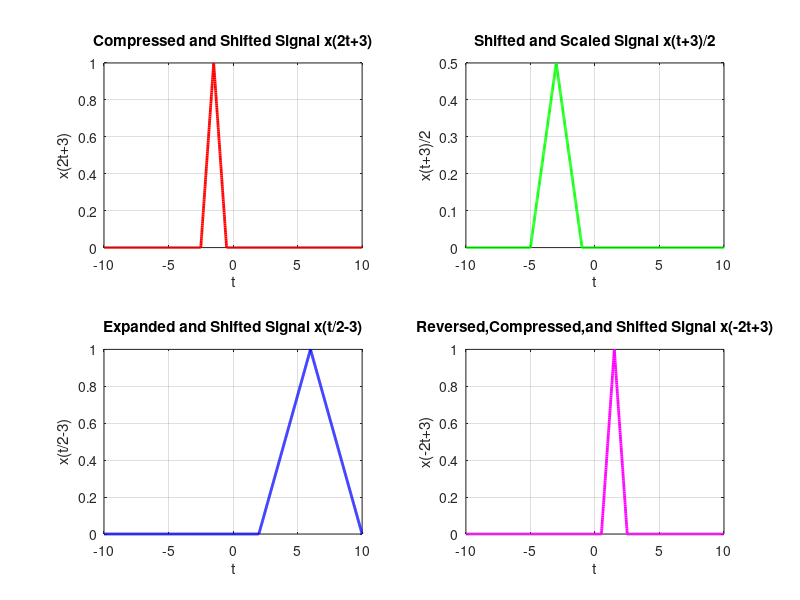

Write MATLAB code to recreate this figure.
% Define time vector
t = -10:0.01:10; % Define a time range from -10 to 10 with step size 0.01

% Define original triangular signal x(t)
x = tripuls(t, 4); % Generate a triangular pulse centered at t=0 with width 4

% Compute the given signals with various transformations

x1 = tripuls(2*t + 3, 4);     
% x(2t + 3): Time compressed by factor of 2 and shifted left by 3 units

x2 = tripuls(t + 3, 4) / 2;   
% x(t + 3)/2: Shifted left by 3 units and amplitude scaled by 1/2

x3 = tripuls((t/2) - 3, 4);   
% x(t/2 - 3): Time expanded by factor of 2 and shifted right by 3 units

x4 = tripuls(-2*t + 3, 4);    
% x(-2t + 3): Time reversed, compressed by factor of 2, and shifted left by 3 units

% Plotting the signals
figure;

% Plot 1: Compressed and shifted signal x(2t+3)
subplot(2,2,1);
plot(t, x1, 'r', 'LineWidth', 2);
xlabel('t'); ylabel('x(2t+3)');
title('Compressed and Shifted Signal x(2t+3)');
grid on;

% Plot 2: Shifted and amplitude scaled signal x(t+3)/2
subplot(2,2,2);
plot(t, x2, 'g', 'LineWidth', 2);
xlabel('t'); ylabel('x(t+3)/2');
title('Shifted and Scaled Signal x(t+3)/2');
grid on;

% Plot 3: Expanded and shifted signal x(t/2 - 3)
subplot(2,2,3);
plot(t, x3, 'b', 'LineWidth', 2);
xlabel('t'); ylabel('x(t/2-3)');
title('Expanded and Shifted Signal x(t/2-3)');
grid on;

% Plot 4: Reversed, compressed, and shifted signal x(-2t + 3)
subplot(2,2,4);
plot(t, x4, 'm', 'LineWidth', 2);
xlabel('t'); ylabel('x(-2t+3)');
title('Reversed,Compressed,and Shifted Signal x(-2t+3)');
grid on;
